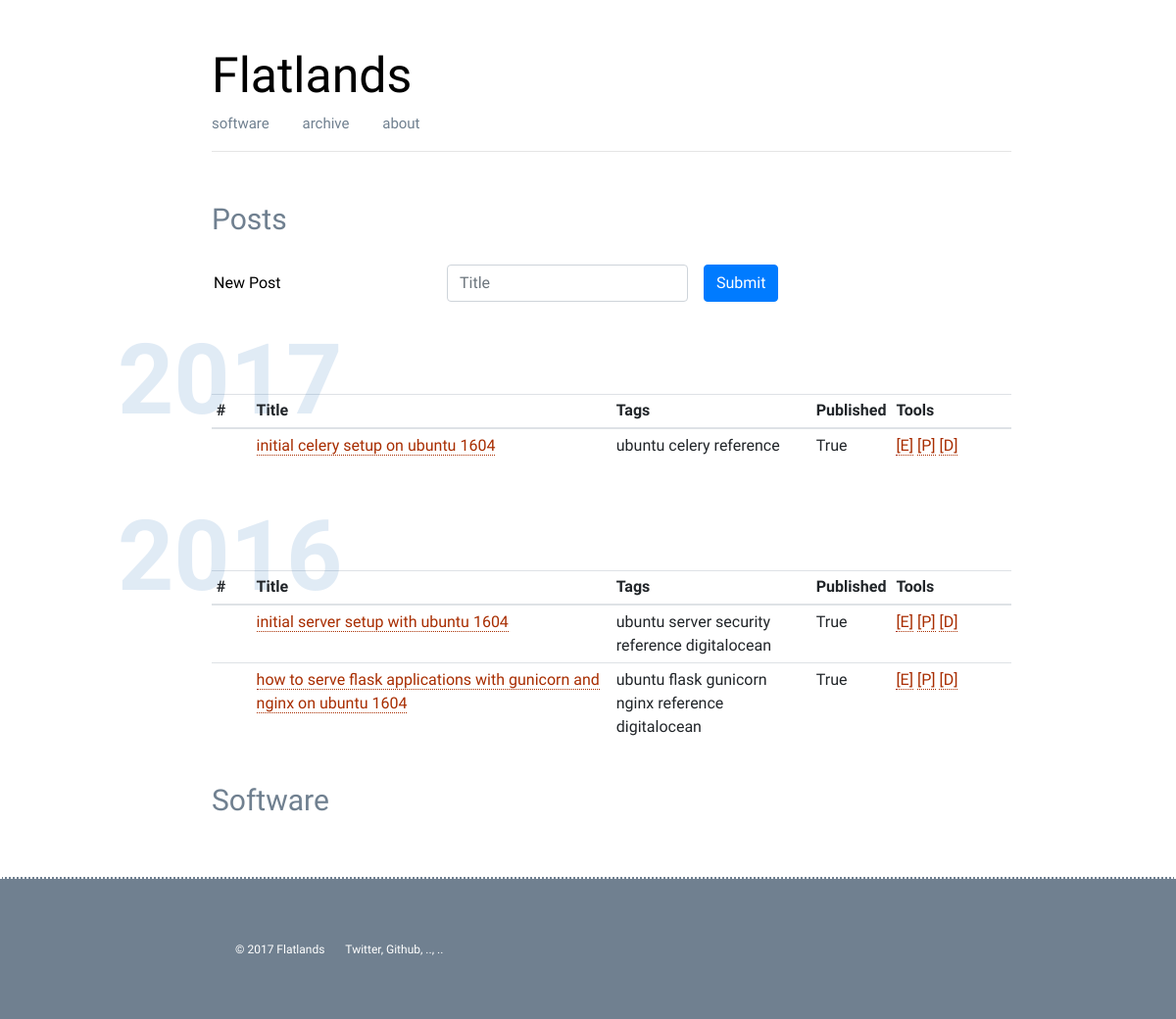
/blog/new, run on an earlier commit of the app's database.
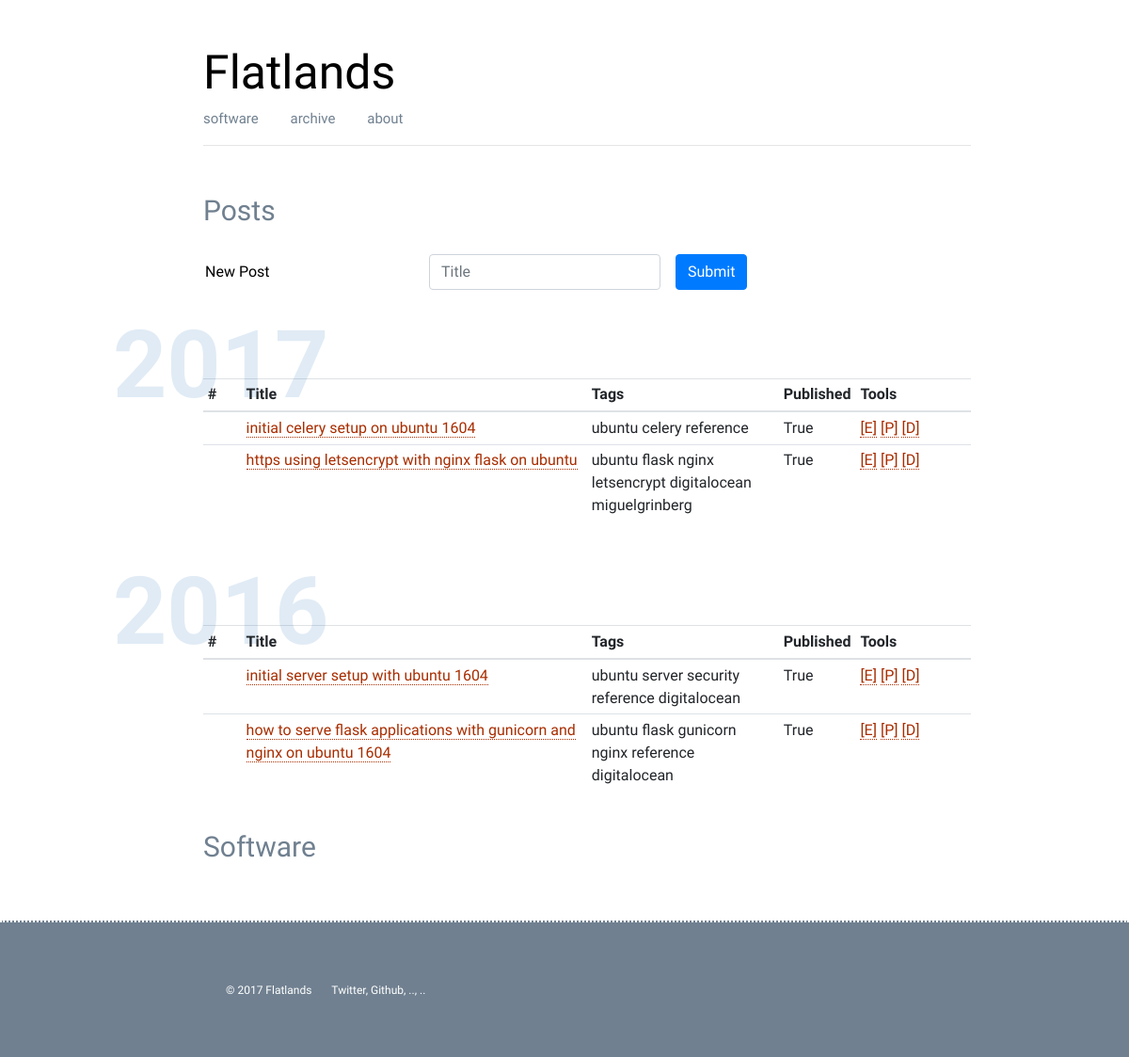
And on a later commit of the database.
### app.py (models this page shows, shortened)
class Post(db.Model):
    id = db.Column(db.Integer, primary_key=True)
    title = db.Column(db.String())
    author = db.Column(db.String())
    tags = db.Column(db.String())
    strap = db.Column(db.String())
    content = db.Column(db.String())
    pub_date = db.Column(db.String())
    published = db.Column(db.String())

### app.py (the view, shortened to what this page needs)
@app.route('/blog/new', methods=['GET', 'POST'])
def post_new():
    posts = modules.database.to_json(Post.query.all())
    years = modules.database.get_post_years(posts)
    return render_template('settings.html', posts=posts, years=years)

### modules/database.py (called while the page is built)
def to_json(results):
    result = {}
    item = {}
    count = 1
    for row in results:
        for k, v in row.__dict__.items():
            if not k.startswith('_') and k != 'id':
                item[k] = v
        result[count] = item
        count += 1
        item = {}
    return result

def get_post_years(posts=None):
    years = []
    for code, data in posts.items():
        day, month, year = data['pub_date'].split('.')
        years.append(year)
    return sorted(list(set(years)), reverse=True)

### templates/settings.html (shortened to what this page needs)
{% extends "base.html" %}
{% block content %}
<div class="sub-nav">Posts</div>
<br>
<div class="blog-post">
    <form class="form-inline" action="/blog/new" method="POST">
        <div class="form-group">
            <input type="text" readonly class="form-control-plaintext" id="newPost" value="New Post">
        </div>
        <div class="form-group mx-sm-3">
            <input type="input" class="form-control" name="inputTitle" id="inputTitle" placeholder="Title">
        </div>
        <button type="submit" class="btn btn-primary">Submit</button>
    </form>
</div>
{% for year in years %}
<div class="section-head"><h4>{{ year }}</h4></div>
<br>
<div class="blog-post">
<table class="table table-hover table-sm">
    <thead>
      <tr>
        <th style="width:5%" scope="col">#</th>
        <th style="width:45%" scope="col">Title</th>
        <th style="width:25%" scope="col">Tags</th>
        <th style="width:10%" scope="col">Published</th>
        <th style="width:15%" scope="col">Tools</th>
      </tr>
    </thead>
    <tbody>
    {% for code, data in posts.items() %}
        {% if data.pub_date.endswith(year) %}
            {% if data.published == 'True' %}
              <tr>
            {% else %}
              <tr class="table-danger">
            {% endif %}
                    <th scope="row">{{data.id}}</th>
                    <td><a href="/blog/{{data.title.replace(' ', '-')}}">{{data.title}}</a></td>
                    <td>{{data.tags}}</td>
                    <td>{{data.published}}</td>
                    <td>
                        <a href="/blog/edit/{{data.title.replace(' ', '-')}}">[E]</a>
                        <a href="/blog/publish/{{data.title.replace(' ', '-')}}">[P]</a>
                        <a href="/blog/delete/{{data.title.replace(' ', '-')}}">[D]</a>
                    </td>
              </tr>
        {% endif %}
    {% endfor %}
</tbody>
</table>
</div>
{% endfor %}
<div class="sub-nav">Software</div>
{% endblock %}

What changed in the data, as far as the page shows it:
added Post: pub_date "9.11.2017" (drawn), title "https using letsencrypt with nginx flask on ubuntu", tags "ubuntu flask nginx letsencrypt digitalocean miguelgrinberg", published "True"
Also different on the page:
new list line: "[E] [P] [D]"
